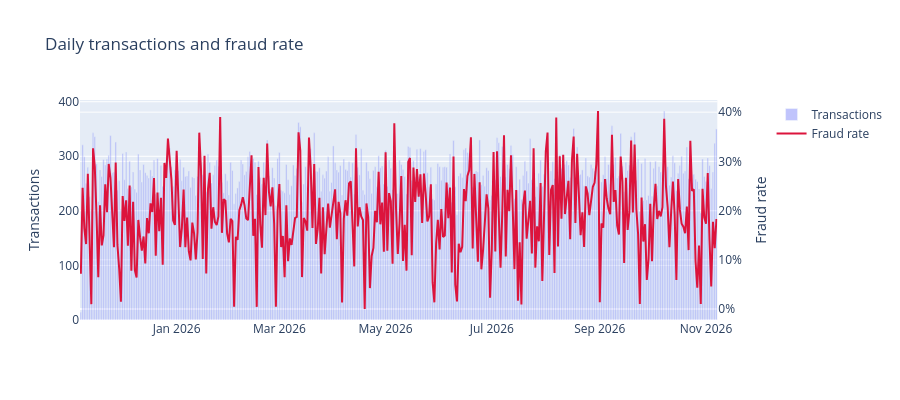

Here is the notebook cell this chart was saved with:
### Markdown cell above
## Fraud rate trend

### Code cell
daily = (
    df.groupby("transaction_date")
    .agg(
        total=("transaction_id", "count"),
        fraud=("is_fraud", "sum"),
        total_usd=("amount_usd", "sum"),
    )
    .assign(fraud_rate=lambda x: x["fraud"] / x["total"])
    .reset_index()
)

fig = make_subplots(specs=[[{"secondary_y": True}]])
fig.add_trace(go.Bar(x=daily["transaction_date"], y=daily["total"], name="Transactions", opacity=0.4), secondary_y=False)
fig.add_trace(go.Scatter(x=daily["transaction_date"], y=daily["fraud_rate"], name="Fraud rate", line=dict(color="crimson", width=2)), secondary_y=True)
fig.update_layout(title="Daily transactions and fraud rate", height=400)
fig.update_yaxes(title_text="Transactions", secondary_y=False)
fig.update_yaxes(title_text="Fraud rate", tickformat=".0%", secondary_y=True)
fig.show()

### Figure 1 — Plotly figure (JSON) as saved in the notebook; plotly's stock layout.template omitted (floating-point values rounded to 4 significant figures; data arrays with more than 128 entries replaced by an {"elided": "..."} marker saying what was removed)
{"data": [{"name": "Transactions", "opacity": 0.4, "type": "bar", "x": {"elided": "366 str values"}, "xaxis": "x", "y": {"elided": "366 int values"}, "yaxis": "y"}, {"line": {"color": "crimson", "width": 2}, "name": "Fraud rate", "type": "scatter", "x": {"elided": "366 str values"}, "xaxis": "x", "y": {"elided": "366 float values"}, "yaxis": "y2"}], "layout": {"height": 400, "title": {"text": "Daily transactions and fraud rate"}, "xaxis": {"anchor": "y", "domain": [0, 0.94]}, "yaxis": {"anchor": "x", "domain": [0, 1], "title": {"text": "Transactions"}}, "yaxis2": {"anchor": "x", "overlaying": "y", "side": "right", "tickformat": ".0%", "title": {"text": "Fraud rate"}}}}
